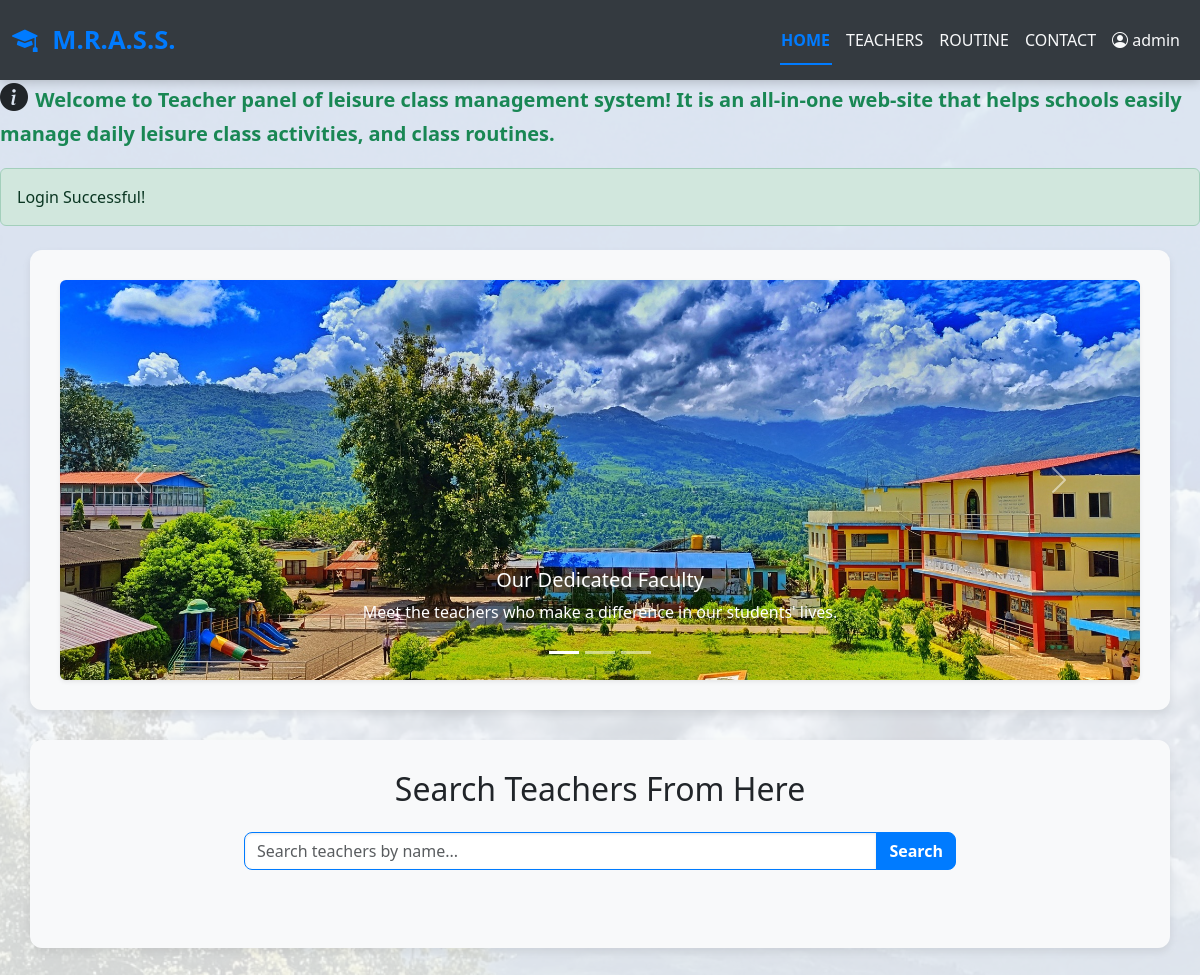
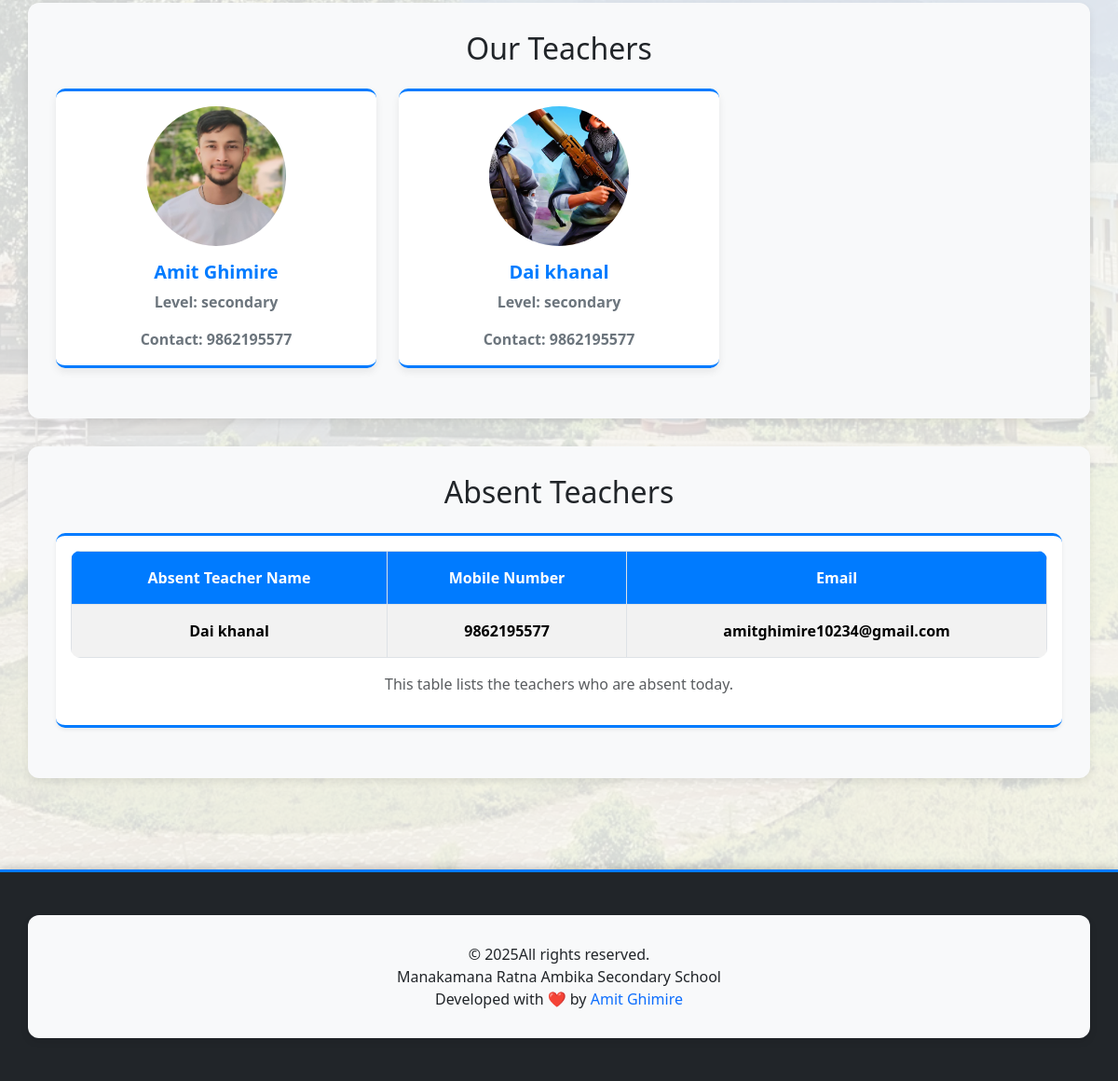
Page / (signed in) on the committed database (2 pictures, top to bottom).
### tables this page shows
CREATE TABLE `teachers` (
  `teach_id` int(11) NOT NULL,
  `username` varchar(50) NOT NULL,
  `full_name` varchar(100) NOT NULL,
  `contact` varchar(20) DEFAULT NULL,
  `email` varchar(100) DEFAULT NULL,
  `pan` varchar(20) DEFAULT NULL,
  `photo` varchar(255) DEFAULT NULL,
  `password` varchar(255) NOT NULL,
  `otp` varchar(10) DEFAULT NULL,
  `verified` tinyint(1) DEFAULT 0,
  `level` enum('basic','secondary') DEFAULT NULL,
  `role` varchar(50) NOT NULL DEFAULT 'teacher',
  `created_at` timestamp NOT NULL DEFAULT current_timestamp()
);

### index.php (the view, shortened to what this page needs)
<?php
include('partial-front/navbar.php');
?>
<!DOCTYPE html>
<html lang="en">
<head>
</head>
<body>
    <div class="main-content">
        <?php
        if (isset($_SESSION['login'])) {
            echo $_SESSION['login'];
        }
        ?>
        <div class="container mt-4">
            <div id="carouselExampleCaptions" class="carousel slide" data-bs-ride="carousel">
                <div class="carousel-indicators">
                    <button type="button" data-bs-target="#carouselExampleCaptions" data-bs-slide-to="0" class="active" aria-current="true" aria-label="Slide 1"></button>
                    <button type="button" data-bs-target="#carouselExampleCaptions" data-bs-slide-to="1" aria-label="Slide 2"></button>
                    <button type="button" data-bs-target="#carouselExampleCaptions" data-bs-slide-to="2" aria-label="Slide 3"></button>
                </div>
                <div class="carousel-inner rounded shadow-sm">
                    <div class="carousel-item active">
                        <img src="images/school.jpg" class="d-block w-100" alt="Dedicated Faculty">
                        <div class="carousel-caption d-none d-md-block">
                            <h5>Our Dedicated Faculty</h5>
                            <p>Meet the teachers who make a difference in our students' lives.</p>
                        </div>
                    </div>
                </div>
                <button class="carousel-control-prev" type="button" data-bs-target="#carouselExampleCaptions" data-bs-slide="prev">
                    <span class="carousel-control-prev-icon" aria-hidden="true"></span>
                </button>
                <button class="carousel-control-next" type="button" data-bs-target="#carouselExampleCaptions" data-bs-slide="next">
                    <span class="carousel-control-next-icon" aria-hidden="true"></span>
                </button>
            </div>
        </div>
        <div class="container mt-4">
            <h2 class="text-center mb-4">Search Teachers From Here</h2>
            <div class="row justify-content-center mb-5">
                <div class="col-md-8">
                    <div class="input-group">
                        <input type="text" class="form-control" placeholder="Search teachers by name..." aria-label="Search" id="searchInput">
                        <button class="btn btn-primary" type="button" id="searchButton">Search</button>
                    </div>
                </div>
            </div>
        </div>
        <div class="container mt-4">
            <h2 class="text-center mb-4" id="teachersHeading">Our Teachers</h2>
            <div class="row" id="teachersList">
                <?php
                $sql = "SELECT * FROM teachers WHERE role = 'teacher'";
                $res = mysqli_query($conn, $sql);
                if (mysqli_num_rows($res) > 0) {
                    while ($row = mysqli_fetch_assoc($res)) {
                        $teacher_id = $row['teach_id'];
                        $teacher_name = $row['full_name'];
                        $teacher_photo = $row['photo'];
                        $teacher_level = $row['level'];
                        $teacher_contact = $row['contact'];
                        $teacher_email = $row['email'];
                        $teacher_pan = $row['pan'];
                ?>
                        <div class="col-md-6 col-lg-4 mb-4 teacher-search-item" data-id="<?php echo $teacher_id; ?>" data-name="<?php echo $teacher_name; ?>" data-level="<?php echo $teacher_level; ?>" data-contact="<?php echo $teacher_contact; ?>" data-email="<?php echo $teacher_email; ?>" data-pan="<?php echo $teacher_pan; ?>" data-photo="<?php echo $teacher_photo; ?>">
                            <div class="card h-100 text-center">
                                <div class="card-body">
                                    <img src="<?php echo SITEURL; ?>images/teachers/<?php echo $teacher_photo; ?>" class="img-fluid rounded-circle mb-3" alt="<?php echo $teacher_name; ?>" style="width: 150px; height: 150px; object-fit: cover;">
                                    <b>
                                        <h5 class="card-title teacher-name-click" style="cursor: pointer;"><?php echo $teacher_name; ?></h5>
                                        <p class="card-text"><strong>Level:</strong> <?php echo $teacher_level; ?></p>
                                        <p class="card-text"><strong>Contact:</strong> <?php echo $teacher_contact; ?></p>
                                    </b>
                                </div>
                            </div>
                        </div>
                <?php
                    }
                } else {
                    echo "<div class='text-center w-100'><div class='alert alert-info'>No teachers found.</div></div>";
                }
                ?>
            </div>
        </div>
        <div class="container mt-4">
            <h2 class="text-center mb-4" id="substituteHeading">Absent Teachers</h2>
            <div class="card shadow-sm mb-4">
                <div class="card-body">
                    <div class="table-responsive">
                        <table class="table table-bordered table-hover table-striped">
                            <thead>
                                <tr>
                                    <th scope="col" class="text-center">Absent Teacher Name</th>
                                    <th scope="col" class="text-center">Mobile Number</th>
                                    <th scope="col" class="text-center">Email</th>
                                </tr>
                            </thead>
                            <tbody>
                                <?php
                                $current_date = date('Y-m-d');
                                $sql_absent_teachers = "
                                SELECT DISTINCT t.full_name, t.contact, t.email
                                FROM attendance AS a
                                JOIN teachers AS t ON a.teacher_id = t.teach_id
                                WHERE a.status = 'Absent' AND t.role='teacher' AND a.date = '$current_date'
                                ORDER BY t.full_name ASC
                                ";
                                $result_absent_teachers = mysqli_query($conn, $sql_absent_teachers);
                                if ($result_absent_teachers && mysqli_num_rows($result_absent_teachers) > 0) {
                                    while ($row = mysqli_fetch_assoc($result_absent_teachers)) {
                                        $teacher_name = htmlspecialchars($row['full_name']);
                                ?>
                                        <tr>
                                            <td class="text-center"><b><?php echo $teacher_name; ?></b></td>
                                            <td class="text-center"><b><?php echo htmlspecialchars($row['contact']); ?></b></td>
                                            <td class="text-center"><b><?php echo htmlspecialchars($row['email']); ?></b></td>
                                        </tr>
                                    <?php
                                    }
                                } else {
                                    ?>
                                    <tr>
                                        <td colspan="3" class="text-center">No teachers are absent today.</td>
                                    </tr>
                                <?php
                                }
                                ?>
                            </tbody>
                        </table>
                    </div>
                    <p class="text-muted mt-3 text-center">
                        This table lists the teachers who are absent today.
                    </p>
                </div>
            </div>
        </div>
    </div>
    <?php include('partial-front/footer.php'); ?>
</body>
</html>

### partial-front/navbar.php (shortened to what this page needs)
<?php
$is_logged_in = isset($_SESSION['teach_id']) && isset($_SESSION['username']);
?>
<!DOCTYPE html>
<html lang="en">
<head>
    <link rel="stylesheet" href="bootstrap/css/bootstrap.min.css">
    <link rel="stylesheet" href="https://cdn.jsdelivr.net/npm/bootstrap-icons@1.11.3/font/bootstrap-icons.min.css">
    <link rel="stylesheet" href="css/style.css">
</head>
<body>
    <nav class="navbar navbar-expand-lg navbar-dark bg-dark sticky-top">
        <div class="container-fluid">
            <a class="navbar-brand" href="index.php">
                <i class="bi bi-mortarboard-fill me-2"> </i> M.R.A.S.S. </a>
            <div class="collapse navbar-collapse" id="navbarNav">
                <ul class="navbar-nav ms-auto">
                    <li class="nav-item">
                        <a class="nav-link <?php echo (basename($_SERVER['PHP_SELF']) == 'index.php') ? 'active' : ''; ?>" aria-current="page" href="index.php">HOME</a>
                    </li>
                    <li class="nav-item">
                        <a class="nav-link <?php echo (basename($_SERVER['PHP_SELF']) == 'teachers.php') ? 'active' : ''; ?>" href="teachers.php">TEACHERS</a>
                    </li>
                    <li class="nav-item">
                        <a class="nav-link <?php echo (basename($_SERVER['PHP_SELF']) == 'routine.php') ? 'active' : ''; ?>" href="routine.php">ROUTINE</a>
                    </li>
                    <li class="nav-item">
                        <a class="nav-link <?php echo (basename($_SERVER['PHP_SELF']) == 'contact.php') ? 'active' : ''; ?>" href="contact.php">CONTACT</a>
                    </li>
                    <?php if ($is_logged_in): ?>
                        <li class="nav-item">
                            <a class="nav-link <?php echo (basename($_SERVER['PHP_SELF']) == 'user_profile.php') ? 'active' : ''; ?>" href="user_profile.php">
                                <i class="bi bi-person-circle"></i> <?php echo htmlspecialchars($_SESSION['username']); ?>
                            </a>
                        </li>
                        <!-- <?php else: ?>
                        <li class="nav-item">
                            <a class="nav-link <?php echo (basename($_SERVER['PHP_SELF']) == 'login.php') ? 'active' : ''; ?>" href="login.php">LOGIN</a>
                        </li>
                        <li class="nav-item">
                            <a class="nav-link <?php echo (basename($_SERVER['PHP_SELF']) == 'register.php') ? 'active' : ''; ?>" href="register.php">REGISTER</a>
                        </li>
                    <?php endif; ?> -->
                </ul>
            </div>
        </div>
    </nav>
    <marquee behavior="scroll" direction="left" scrollamount="10">
        <h3 class="my-0">
            <i class="bi bi-info-circle-fill"></i>
            <b class="text-success" style="font-size: 20px;">
                Welcome to Teacher panel of leisure class management system!
                It is an all-in-one web-site that helps schools easily manage daily leisure class activities, and class routines.
            </b>
        </h3>
    </marquee>
</body>
</html>

### partial-front/footer.php (shortened to what this page needs)
<footer class="bg-dark text-dark text-center py-3 mt-5">
    <div class="container">
        <p class="mb-0">© <?php echo date("Y"); ?>All rights reserved.</p>
        <p class="mb-0">Manakamana Ratna Ambika Secondary School</p>
        <p class="mb-0">Developed with ❤️ by <a href="http://www.ghimireamit.com.np" target="_blank" class="text-primary text-decoration-none">Amit Ghimire</a></p>
    </div>
</footer>
</body>
</html>

### css/style.css (style rules this page uses)
:root { --primary-color: #007bff; --secondary-color: #6c757d; --dark-color: #343a40; --light-color: #f8f9fa; --white-color: #ffffff; --card-bg-color: rgba(255, 255, 255, 0.95); --container-bg-color: rgba(255, 255, 255, 0.98); --shadow-light: 0 4px 8px rgba(0, 0, 0, 0.08); --shadow-hover: 0 8px 16px rgba(0, 0, 0, 0.15); }
body { font-family: 'Segoe UI', Roboto, 'Helvetica Neue', Arial, sans-serif; background-color: var(--light-color); position: relative; min-height: 100vh; margin: 0; display: flex; flex-direction: column; overflow-x: hidden; }
body::before { content: ''; position: fixed; top: 0; left: 0; width: 100%; height: 100%; background-image: url('../images/school.jpg'); background-size: cover; background-position: center center; background-repeat: no-repeat; opacity: 0.15; z-index: -1; filter: grayscale(50%) brightness(1.1); transition: opacity 0.5s ease-in-out; }
.main-content { flex: 1; position: relative; z-index: 1; padding-top: 20px; padding-bottom: 20px; }
.container { background-color: var(--light-color); padding: 30px; border-radius: 12px; box-shadow: var(--shadow-light); margin-top: 30px; margin-bottom: 30px; transition: box-shadow 0.3s ease-in-out; }
.navbar { background-color: var(--dark-color) !important; box-shadow: 0 2px 10px rgba(0, 0, 0, 0.2); padding: 1rem 0; }
.navbar-brand { font-weight: 700; font-size: 1.6rem; color: var(--primary-color) !important; transition: transform 0.2s ease-in-out; }
.navbar-nav .nav-link { color: var(--light-color); font-weight: 500; padding: 0.5rem 1rem; position: relative; transition: color 0.3s ease-in-out, background-color 0.3s ease-in-out; }
.navbar-nav .nav-link::after { content: ''; position: absolute; bottom: -5px; left: 50%; width: 0; height: 2px; background-color: var(--primary-color); transition: all 0.3s ease-in-out; transform: translateX(-50%); }
.navbar-nav .nav-link:hover::after, .navbar-nav .nav-link.active::after { width: 80%; }
.navbar-nav .nav-link.active { color: var(--primary-color); font-weight: 600; }
footer { background-color: var(--dark-color); color: var(--light-color); padding: 2rem 0; text-align: center; border-top: 3px solid var(--primary-color); box-shadow: 0 -2px 10px rgba(0, 0, 0, 0.2); margin-top: auto; }
.card { border: none; box-shadow: var(--shadow-light); border-top: 3px solid var(--primary-color); border-bottom: 3px solid var(--primary-color); transition: transform 0.2s ease-in-out, box-shadow 0.2s ease-in-out; border-radius: 10px; overflow: hidden; }
.card-title { color: var(--primary-color); font-weight: 600; }
.card-text { color: var(--secondary-color); }
.input-group .form-control { border-radius: 0.5rem 0 0 0.5rem; border-color: var(--primary-color); box-shadow: inset 0 1px 3px rgba(0, 0, 0, 0.1); }
.input-group .btn-primary { border-radius: 0 0.5rem 0.5rem 0; background-color: var(--primary-color); border-color: var(--primary-color); transition: background-color 0.2s ease-in-out, transform 0.1s ease-in-out; }
.form-control, .form-select { border-color: #ced4da; box-shadow: inset 0 1px 2px rgba(0, 0, 0, 0.075); transition: border-color 0.2s ease-in-out, box-shadow 0.2s ease-in-out; }
.btn-primary { background-color: var(--primary-color); border-color: var(--primary-color); font-weight: 600; transition: background-color 0.2s ease-in-out, transform 0.1s ease-in-out, box-shadow 0.2s ease-in-out; }
.table-responsive { border-radius: 10px; overflow: hidden; }
.table { margin-bottom: 0; }
.table thead th { background-color: var(--primary-color); color: var(--white-color); border-bottom: none; padding: 1rem; font-weight: 600; }
.table tbody tr { transition: background-color 0.2s ease-in-out; }
.table tbody td { padding: 1rem; vertical-align: middle; }
.table-striped tbody tr:nth-of-type(odd) { background-color: var(--white-color); }

### index.php (style rules this page uses)
.carousel-item img { max-height: 400px; object-fit: cover; }
.main-content { padding-top: 20px; padding-bottom: 20px; }

### rows in the picture
teachers: photo (picture), full_name "Amit Ghimire", level "secondary", contact "9862195577"
teachers: photo (picture), full_name "Dai khanal", level "secondary", contact "9862195577"

### other values in the picture
$_SESSION['username'] "admin"
$_SESSION['login'] "Login Successful!"
$teacher_name "Dai khanal"
$row['contact'] "9862195577"
$row['email'] "amitghimire10234@gmail.com"
